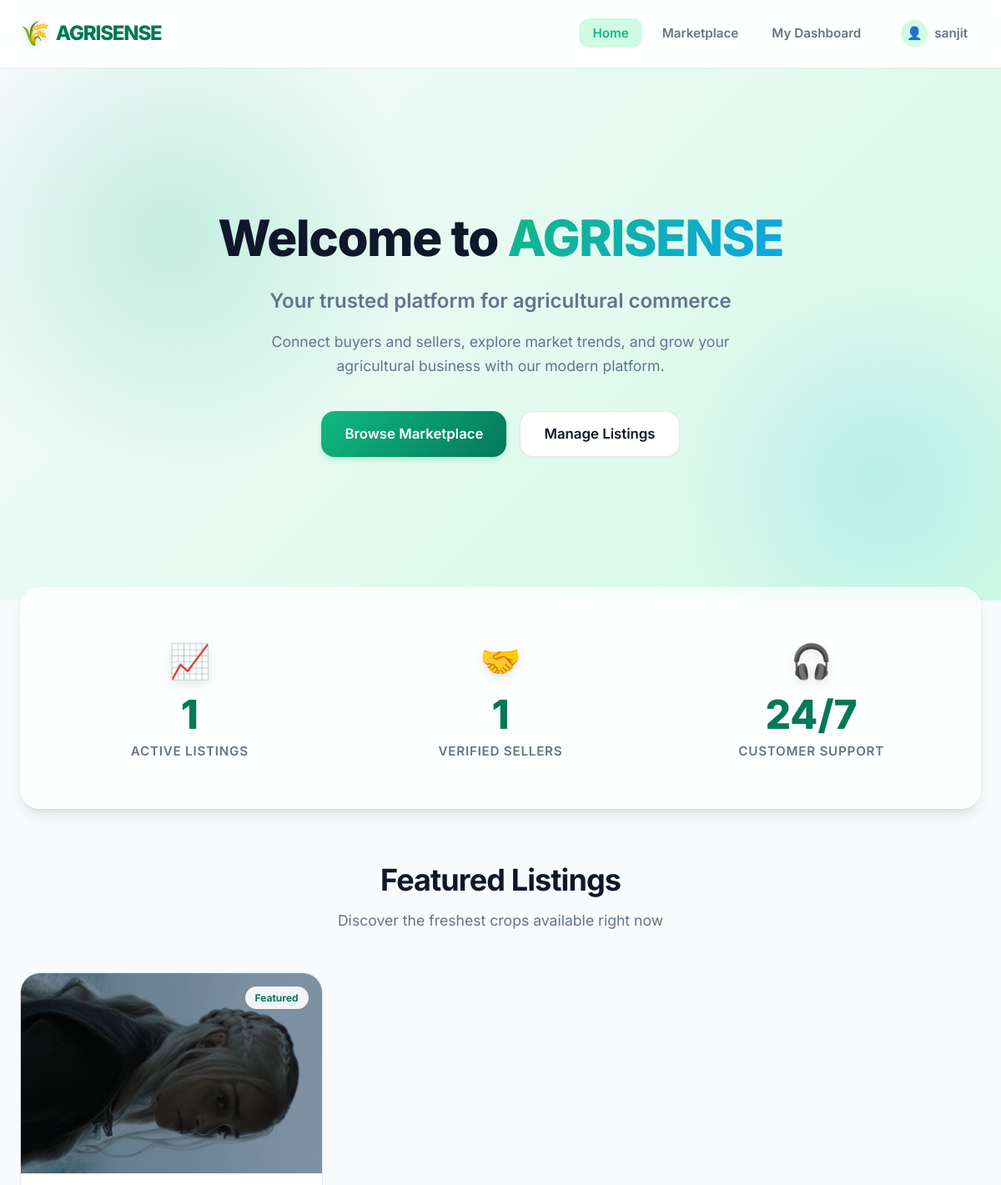
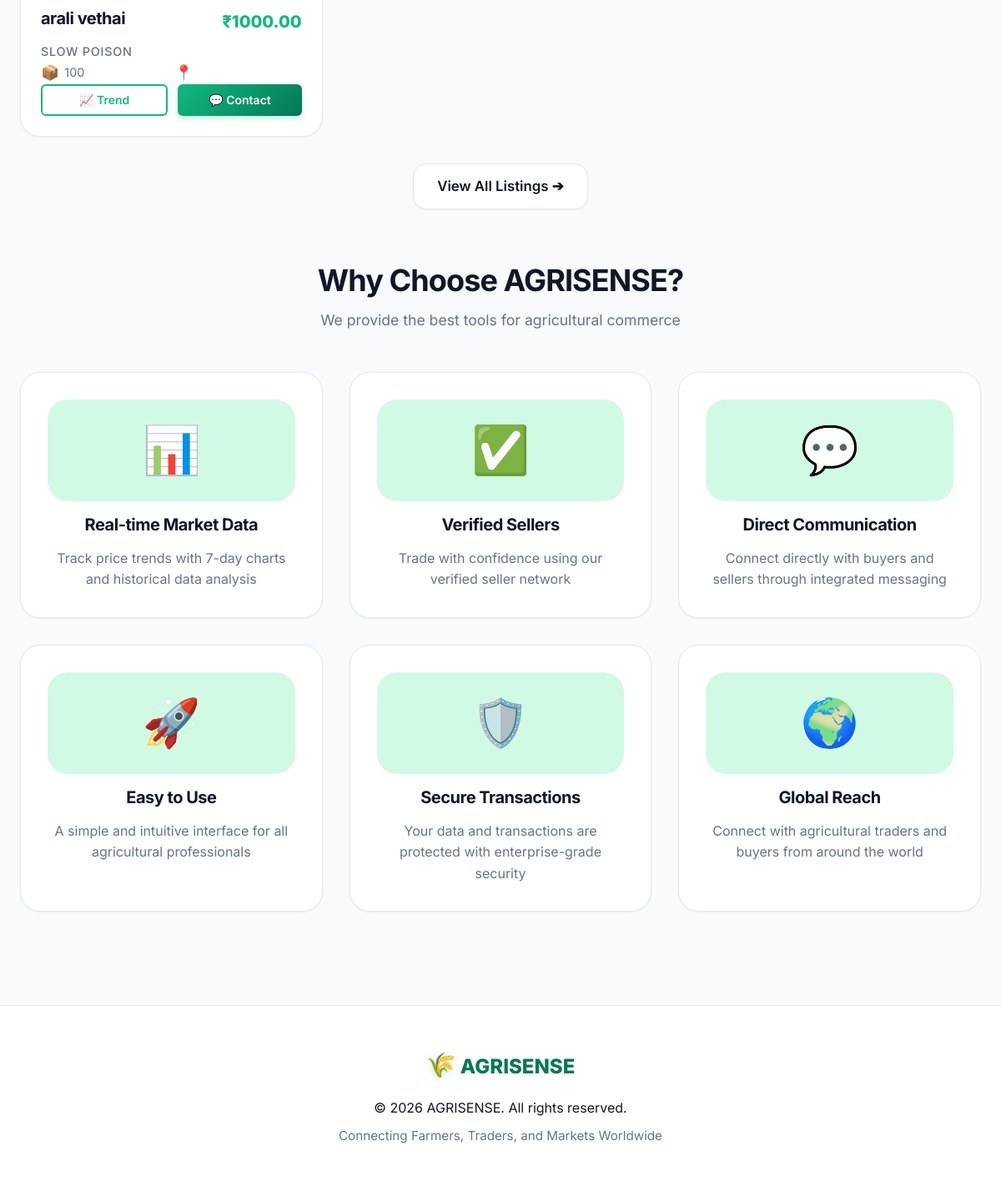
Screenshot of / (signed in) with the database file from the repository (2 pictures, top to bottom).
### marketplace/models.py (models this page shows)
class User(AbstractUser):
    phone_number = models.CharField(max_length=15)
    is_seller = models.BooleanField(default=False)
    is_customer = models.BooleanField(default=True)

class CropListing(models.Model):
    seller = models.ForeignKey(User, on_delete=models.CASCADE)
    crop_name = models.CharField(max_length=100)
    variety = models.CharField(max_length=100)
    quantity = models.PositiveIntegerField()
    expected_price = models.DecimalField(max_digits=10, decimal_places=2)
    image = models.ImageField(upload_to='crop_images/')
    created_at = models.DateTimeField(auto_now_add=True)

### marketplace/views.py (the view)
# urls.py: 2. Add a URL to urlpatterns:  path('', views.home, name='home')
def home(request):
    try:
        listings_count = CropListing.objects.count()
        sellers_count = User.objects.filter(is_seller=True).count()
        recent_listings = CropListing.objects.all()[:6]
    except (DatabaseError, Exception) as e:
        print(f"Database error in home view: {e}")
        listings_count = 0
        sellers_count = 0
        recent_listings = []
        messages.warning(request, 'Database connection issue. Please ensure MongoDB is running.')
    context = {
        'listings_count': listings_count,
        'sellers_count': sellers_count,
        'recent_listings': recent_listings,
    }
    return render(request, 'marketplace/home.html', context)

### templates/marketplace/home.html (shortened to what this page needs)
{% extends 'base.html' %}
{% load static %}
{% block content %}
<div class="hero">
    <div class="hero-content">
        <h1>Welcome to <span class="highlight">AGRISENSE</span></h1>
        <p class="hero-subtitle">Your trusted platform for agricultural commerce</p>
        <p class="hero-description">Connect buyers and sellers, explore market trends, and grow your agricultural business with our modern platform.</p>
        <div class="hero-buttons">
            {% if user.is_authenticated %}
                <a href="{% url 'marketplace' %}" class="btn btn-primary btn-lg">Browse Marketplace</a>
                {% if user.is_seller %}
                    <a href="{% url 'seller_dashboard' %}" class="btn btn-secondary btn-lg btn-outline">Manage Listings</a>
                {% endif %}
            {% else %}
                <a href="{% url 'register' %}" class="btn btn-primary btn-lg">Get Started</a>
                <a href="{% url 'login' %}" class="btn btn-secondary btn-lg btn-outline">Login</a>
            {% endif %}
        </div>
    </div>
    <div class="hero-backdrop"></div>
</div>
<div class="container section-container">
    {% if listings_count > 0 or sellers_count > 0 %}
    <div class="stats glass-panel">
        <div class="stat-card">
            <div class="stat-icon">📈</div>
            <div class="stat-number">{{ listings_count }}</div>
            <div class="stat-label">Active Listings</div>
        </div>
        <div class="stat-card">
            <div class="stat-icon">🤝</div>
            <div class="stat-number">{{ sellers_count }}</div>
            <div class="stat-label">Verified Sellers</div>
        </div>
        <div class="stat-card">
            <div class="stat-icon">🎧</div>
            <div class="stat-number">24/7</div>
            <div class="stat-label">Customer Support</div>
        </div>
    </div>
    {% endif %}
    {% if recent_listings %}
    <section class="featured-section">
        <div class="section-header">
            <h2>Featured Listings</h2>
            <p>Discover the freshest crops available right now</p>
        </div>
        <div class="listings">
            {% for listing in recent_listings %}
            <div class="listing card-hover">
                <div class="listing-image-wrapper">
                    {% if listing.image %}
                        <img src="{{ listing.image.url }}" alt="{{ listing.crop_name }}" class="listing-image">
                    {% else %}
                        <div class="listing-image placeholder">
                            <span>🌾</span>
                        </div>
                    {% endif %}
                    <div class="listing-badge">Featured</div>
                </div>
                <div class="listing-content">
                    <div class="listing-header">
                        <h3 class="listing-title">{{ listing.crop_name }}</h3>
                        <span class="listing-price">₹{{ listing.expected_price }}</span>
                    </div>
                    <p class="listing-variety">{{ listing.variety }}</p>
                    <div class="listing-details">
                        <div class="detail-item"><span class="icon">📦</span> {{ listing.quantity }} {{ listing.quantity_unit }}</div>
                        <div class="detail-item"><span class="icon">📍</span> {{ listing.location }}</div>
                    </div>
                    <div class="listing-actions">
                        {% if user.is_authenticated %}
                            <button class="btn btn-primary btn-sm outline" onclick='viewTrend({{ listing.id }})'>📈 Trend</button>
                            <button class="btn btn-primary btn-sm" onclick='contactSeller({{ listing.id }})'>💬 Contact</button>
                        {% else %}
                            <a href="{% url 'login' %}" class="btn btn-primary btn-sm btn-block">View Details</a>
                        {% endif %}
                    </div>
                </div>
            </div>
            {% endfor %}
        </div>
        {% if user.is_authenticated %}
        <div class="text-center mt-4">
            <a href="{% url 'marketplace' %}" class="btn btn-secondary btn-lg">View All Listings ➔</a>
        </div>
        {% endif %}
    </section>
    {% endif %}
    <section class="features-section">
        <div class="section-header">
            <h2>Why Choose AGRISENSE?</h2>
            <p>We provide the best tools for agricultural commerce</p>
        </div>
        <div class="features-grid">
            <div class="feature-card card-hover">
                <div class="feature-icon">📊</div>
                <h3>Real-time Market Data</h3>
                <p>Track price trends with 7-day charts and historical data analysis</p>
            </div>
            <div class="feature-card card-hover">
                <div class="feature-icon">✅</div>
                <h3>Verified Sellers</h3>
                <p>Trade with confidence using our verified seller network</p>
            </div>
            <div class="feature-card card-hover">
                <div class="feature-icon">💬</div>
                <h3>Direct Communication</h3>
                <p>Connect directly with buyers and sellers through integrated messaging</p>
            </div>
            <div class="feature-card card-hover">
                <div class="feature-icon">🚀</div>
                <h3>Easy to Use</h3>
                <p>A simple and intuitive interface for all agricultural professionals</p>
            </div>
            <div class="feature-card card-hover">
                <div class="feature-icon">🛡️</div>
                <h3>Secure Transactions</h3>
                <p>Your data and transactions are protected with enterprise-grade security</p>
            </div>
            <div class="feature-card card-hover">
                <div class="feature-icon">🌍</div>
                <h3>Global Reach</h3>
                <p>Connect with agricultural traders and buyers from around the world</p>
            </div>
        </div>
    </section>
</div>
{% endblock %}

### templates/base.html (shortened to what this page needs)
{% load static %}
<!DOCTYPE html>
<html lang="en">
<head>
    <link rel="stylesheet" href="{% static 'marketplace/css/style.css' %}?v=3.0">
</head>
<body>
    <div class="main-container">
        <nav>
            <div class="navbar">
                <a href="{% url 'home' %}" class="logo">
                    <span class="logo-icon">🌾</span> AGRISENSE
                </a>
                <ul class="nav-menu">
                    <li><a href="{% url 'home' %}" class="{% if request.resolver_match.url_name == 'home' %}active{% endif %}">Home</a></li>
                    {% if user.is_authenticated %}
                        <li><a href="{% url 'marketplace' %}" class="{% if request.resolver_match.url_name == 'marketplace' %}active{% endif %}">Marketplace</a></li>
                        {% if user.is_seller %}
                            <li><a href="{% url 'seller_dashboard' %}" class="{% if request.resolver_match.url_name == 'seller_dashboard' %}active{% endif %}">My Dashboard</a></li>
                        {% endif %}
                        <li class="user-dropdown">
                            <a href="#" class="nav-user"><span class="user-icon">👤</span> {{ user.username }}</a>
                        </li>
                    {% else %}
                        <li><a href="{% url 'login' %}" class="btn btn-secondary btn-sm nav-btn">Login</a></li>
                        <li><a href="{% url 'register' %}" class="btn btn-primary btn-sm nav-btn">Register</a></li>
                    {% endif %}
                </ul>
            </div>
        </nav>
        <main>
            {% block content %}
            {% endblock %}
        </main>
    </div>
    <footer>
        <div class="footer-container">
            <div class="footer-brand">
                <span class="logo-icon">🌾</span> AGRISENSE
            </div>
            <p>&copy; 2026 AGRISENSE. All rights reserved.</p>
            <p class="footer-slogan">Connecting Farmers, Traders, and Markets Worldwide</p>
        </div>
    </footer>
</body>
</html>

### rows the page displays
User: username "sanjit"
CropListing: image (picture), crop_name "arali vethai", expected_price "1000.00", variety "SLOW POISON", quantity "100"

### other values shown
{{ listings_count }} "1"
{{ sellers_count }} "1"
